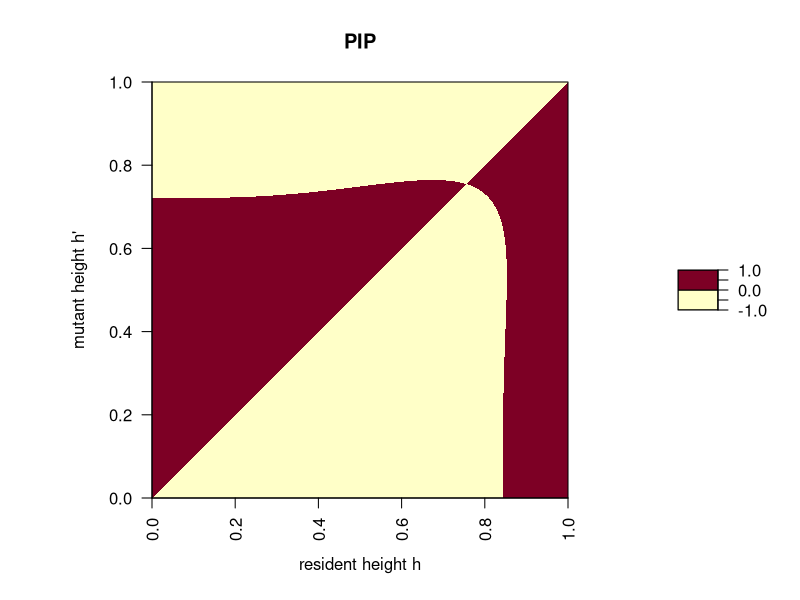

This figure's R source:
f <- function(h) {
  1 - h^alpha
}

g <- function(h.1, h.2) {
  P.L + (P.H - P.L)/(1 + exp(-beta*(h.1 - h.2)))
}

alpha <- 3
beta <- 10
P.L <- 0.25
P.H <- 1

w <- function(h.m, h.r) {
  f(h.m) * g(h.m, h.r)
}

s <- function(h.m, h.r) {
  w(h.m, h.r) - w(h.r, h.r)
}

PIP <- outer(seq(0, 1, 0.005), seq(0, 1, 0.005), s)
# the computes s(h', h) for all combinations of h' and h

par(pty="s")
filled.contour(t(PIP), levels = c(-1, 0, 1), main = "PIP", las = 2,
               xlab = expression("resident height h"),
               ylab = expression("mutant height h'"))
